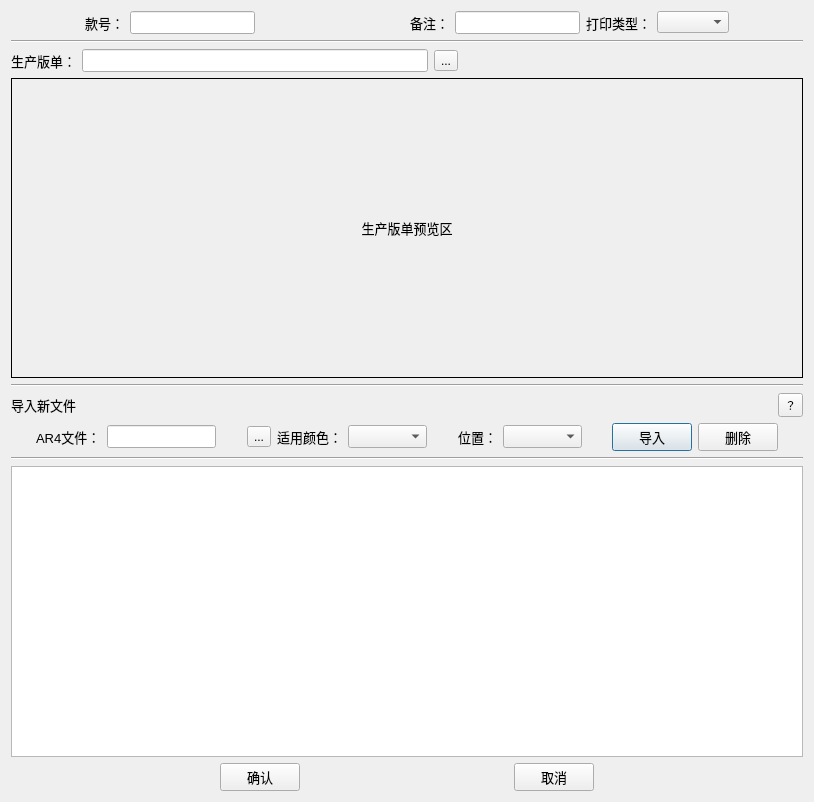
<?xml version="1.0" encoding="UTF-8"?>
<ui version="4.0">
 <class>Dialog</class>
 <widget class="QDialog" name="Dialog">
  <property name="geometry">
   <rect>
    <x>0</x>
    <y>0</y>
    <width>814</width>
    <height>802</height>
   </rect>
  </property>
  <property name="windowTitle">
   <string>编辑条目</string>
  </property>
  <layout class="QVBoxLayout" name="verticalLayout">
   <item>
    <layout class="QVBoxLayout" name="verticalLayout_2">
     <item>
      <layout class="QHBoxLayout" name="horizontalLayout_13">
       <item>
        <spacer name="horizontalSpacer_10">
         <property name="orientation">
          <enum>Qt::Horizontal</enum>
         </property>
         <property name="sizeHint" stdset="0">
          <size>
           <width>40</width>
           <height>20</height>
          </size>
         </property>
        </spacer>
       </item>
       <item>
        <widget class="QLabel" name="label">
         <property name="font">
          <font>
           <pointsize>10</pointsize>
          </font>
         </property>
         <property name="text">
          <string>款号：</string>
         </property>
        </widget>
       </item>
       <item>
        <widget class="QLineEdit" name="Pattern_lineEdit">
         <property name="font">
          <font>
           <pointsize>10</pointsize>
          </font>
         </property>
        </widget>
       </item>
       <item>
        <widget class="QLabel" name="label_error">
         <property name="minimumSize">
          <size>
           <width>70</width>
           <height>0</height>
          </size>
         </property>
         <property name="text">
          <string/>
         </property>
        </widget>
       </item>
       <item>
        <spacer name="horizontalSpacer_6">
         <property name="orientation">
          <enum>Qt::Horizontal</enum>
         </property>
         <property name="sizeHint" stdset="0">
          <size>
           <width>40</width>
           <height>20</height>
          </size>
         </property>
        </spacer>
       </item>
       <item>
        <widget class="QLabel" name="label_3">
         <property name="font">
          <font>
           <pointsize>10</pointsize>
          </font>
         </property>
         <property name="text">
          <string>备注：</string>
         </property>
        </widget>
       </item>
       <item>
        <widget class="QLineEdit" name="Note_lineEdit">
         <property name="font">
          <font>
           <pointsize>10</pointsize>
          </font>
         </property>
        </widget>
       </item>
       <item>
        <widget class="QLabel" name="label_5">
         <property name="font">
          <font>
           <pointsize>10</pointsize>
          </font>
         </property>
         <property name="text">
          <string>打印类型：</string>
         </property>
        </widget>
       </item>
       <item>
        <widget class="QComboBox" name="type_comboBox"/>
       </item>
       <item>
        <spacer name="horizontalSpacer_11">
         <property name="orientation">
          <enum>Qt::Horizontal</enum>
         </property>
         <property name="sizeHint" stdset="0">
          <size>
           <width>40</width>
           <height>20</height>
          </size>
         </property>
        </spacer>
       </item>
      </layout>
     </item>
     <item>
      <widget class="Line" name="line_3">
       <property name="orientation">
        <enum>Qt::Horizontal</enum>
       </property>
      </widget>
     </item>
     <item>
      <layout class="QHBoxLayout" name="horizontalLayout_2">
       <item>
        <widget class="QLabel" name="label_4">
         <property name="font">
          <font>
           <pointsize>10</pointsize>
          </font>
         </property>
         <property name="text">
          <string>生产版单：</string>
         </property>
        </widget>
       </item>
       <item>
        <widget class="QLineEdit" name="Pimage_lineEdit">
         <property name="minimumSize">
          <size>
           <width>200</width>
           <height>0</height>
          </size>
         </property>
         <property name="font">
          <font>
           <pointsize>10</pointsize>
          </font>
         </property>
        </widget>
       </item>
       <item>
        <widget class="QToolButton" name="Pimage_toolButton">
         <property name="text">
          <string>...</string>
         </property>
        </widget>
       </item>
       <item>
        <spacer name="horizontalSpacer_13">
         <property name="orientation">
          <enum>Qt::Horizontal</enum>
         </property>
         <property name="sizeHint" stdset="0">
          <size>
           <width>40</width>
           <height>20</height>
          </size>
         </property>
        </spacer>
       </item>
      </layout>
     </item>
     <item>
      <widget class="QLabel" name="Pimage_label">
       <property name="minimumSize">
        <size>
         <width>300</width>
         <height>300</height>
        </size>
       </property>
       <property name="font">
        <font>
         <pointsize>10</pointsize>
        </font>
       </property>
       <property name="frameShape">
        <enum>QFrame::Box</enum>
       </property>
       <property name="text">
        <string>生产版单预览区</string>
       </property>
       <property name="alignment">
        <set>Qt::AlignCenter</set>
       </property>
       <property name="margin">
        <number>0</number>
       </property>
      </widget>
     </item>
     <item>
      <widget class="Line" name="line">
       <property name="orientation">
        <enum>Qt::Horizontal</enum>
       </property>
      </widget>
     </item>
     <item>
      <layout class="QHBoxLayout" name="horizontalLayout">
       <item>
        <widget class="QLabel" name="label_2">
         <property name="font">
          <font>
           <pointsize>10</pointsize>
          </font>
         </property>
         <property name="text">
          <string>导入新文件</string>
         </property>
        </widget>
       </item>
       <item>
        <widget class="QToolButton" name="toolButton">
         <property name="font">
          <font>
           <pointsize>8</pointsize>
          </font>
         </property>
         <property name="text">
          <string>？</string>
         </property>
        </widget>
       </item>
      </layout>
     </item>
     <item>
      <layout class="QHBoxLayout" name="horizontalLayout_14">
       <item>
        <spacer name="horizontalSpacer">
         <property name="orientation">
          <enum>Qt::Horizontal</enum>
         </property>
         <property name="sizeHint" stdset="0">
          <size>
           <width>40</width>
           <height>20</height>
          </size>
         </property>
        </spacer>
       </item>
       <item>
        <widget class="QLabel" name="label_8">
         <property name="font">
          <font>
           <pointsize>10</pointsize>
          </font>
         </property>
         <property name="text">
          <string>AR4文件：</string>
         </property>
        </widget>
       </item>
       <item>
        <widget class="QLineEdit" name="AR4_lineEdit">
         <property name="minimumSize">
          <size>
           <width>0</width>
           <height>0</height>
          </size>
         </property>
         <property name="font">
          <font>
           <pointsize>10</pointsize>
          </font>
         </property>
        </widget>
       </item>
       <item>
        <spacer name="horizontalSpacer_7">
         <property name="orientation">
          <enum>Qt::Horizontal</enum>
         </property>
         <property name="sizeHint" stdset="0">
          <size>
           <width>40</width>
           <height>20</height>
          </size>
         </property>
        </spacer>
       </item>
       <item>
        <widget class="QToolButton" name="AR4_tool_button">
         <property name="text">
          <string>...</string>
         </property>
        </widget>
       </item>
       <item>
        <widget class="QLabel" name="label_10">
         <property name="font">
          <font>
           <pointsize>10</pointsize>
          </font>
         </property>
         <property name="text">
          <string>适用颜色：</string>
         </property>
        </widget>
       </item>
       <item>
        <widget class="QComboBox" name="color_comboBox">
         <property name="font">
          <font>
           <pointsize>10</pointsize>
          </font>
         </property>
        </widget>
       </item>
       <item>
        <spacer name="horizontalSpacer_8">
         <property name="orientation">
          <enum>Qt::Horizontal</enum>
         </property>
         <property name="sizeHint" stdset="0">
          <size>
           <width>40</width>
           <height>20</height>
          </size>
         </property>
        </spacer>
       </item>
       <item>
        <widget class="QLabel" name="label_11">
         <property name="font">
          <font>
           <pointsize>10</pointsize>
          </font>
         </property>
         <property name="text">
          <string>位置：</string>
         </property>
        </widget>
       </item>
       <item>
        <widget class="QComboBox" name="position_comboBox">
         <property name="font">
          <font>
           <pointsize>10</pointsize>
          </font>
         </property>
        </widget>
       </item>
       <item>
        <spacer name="horizontalSpacer_9">
         <property name="orientation">
          <enum>Qt::Horizontal</enum>
         </property>
         <property name="sizeHint" stdset="0">
          <size>
           <width>40</width>
           <height>20</height>
          </size>
         </property>
        </spacer>
       </item>
       <item>
        <widget class="QPushButton" name="add_button">
         <property name="font">
          <font>
           <pointsize>10</pointsize>
          </font>
         </property>
         <property name="text">
          <string>导入</string>
         </property>
        </widget>
       </item>
       <item>
        <widget class="QPushButton" name="delete_button">
         <property name="font">
          <font>
           <pointsize>10</pointsize>
          </font>
         </property>
         <property name="text">
          <string>删除</string>
         </property>
        </widget>
       </item>
       <item>
        <spacer name="horizontalSpacer_2">
         <property name="orientation">
          <enum>Qt::Horizontal</enum>
         </property>
         <property name="sizeHint" stdset="0">
          <size>
           <width>40</width>
           <height>20</height>
          </size>
         </property>
        </spacer>
       </item>
      </layout>
     </item>
    </layout>
   </item>
   <item>
    <widget class="Line" name="line_2">
     <property name="orientation">
      <enum>Qt::Horizontal</enum>
     </property>
    </widget>
   </item>
   <item>
    <widget class="QTableView" name="tableView">
     <property name="selectionBehavior">
      <enum>QAbstractItemView::SelectRows</enum>
     </property>
    </widget>
   </item>
   <item>
    <layout class="QHBoxLayout" name="horizontalLayout_12"/>
   </item>
   <item>
    <layout class="QHBoxLayout" name="horizontalLayout_3">
     <item>
      <spacer name="horizontalSpacer_4">
       <property name="orientation">
        <enum>Qt::Horizontal</enum>
       </property>
       <property name="sizeHint" stdset="0">
        <size>
         <width>40</width>
         <height>20</height>
        </size>
       </property>
      </spacer>
     </item>
     <item>
      <widget class="QPushButton" name="ConfirmButton">
       <property name="font">
        <font>
         <pointsize>10</pointsize>
        </font>
       </property>
       <property name="text">
        <string>确认</string>
       </property>
      </widget>
     </item>
     <item>
      <spacer name="horizontalSpacer_3">
       <property name="orientation">
        <enum>Qt::Horizontal</enum>
       </property>
       <property name="sizeHint" stdset="0">
        <size>
         <width>40</width>
         <height>20</height>
        </size>
       </property>
      </spacer>
     </item>
     <item>
      <widget class="QPushButton" name="CancelButton">
       <property name="font">
        <font>
         <pointsize>10</pointsize>
        </font>
       </property>
       <property name="text">
        <string>取消</string>
       </property>
      </widget>
     </item>
     <item>
      <spacer name="horizontalSpacer_5">
       <property name="orientation">
        <enum>Qt::Horizontal</enum>
       </property>
       <property name="sizeHint" stdset="0">
        <size>
         <width>40</width>
         <height>20</height>
        </size>
       </property>
      </spacer>
     </item>
    </layout>
   </item>
  </layout>
 </widget>
 <resources/>
 <connections/>
</ui>
